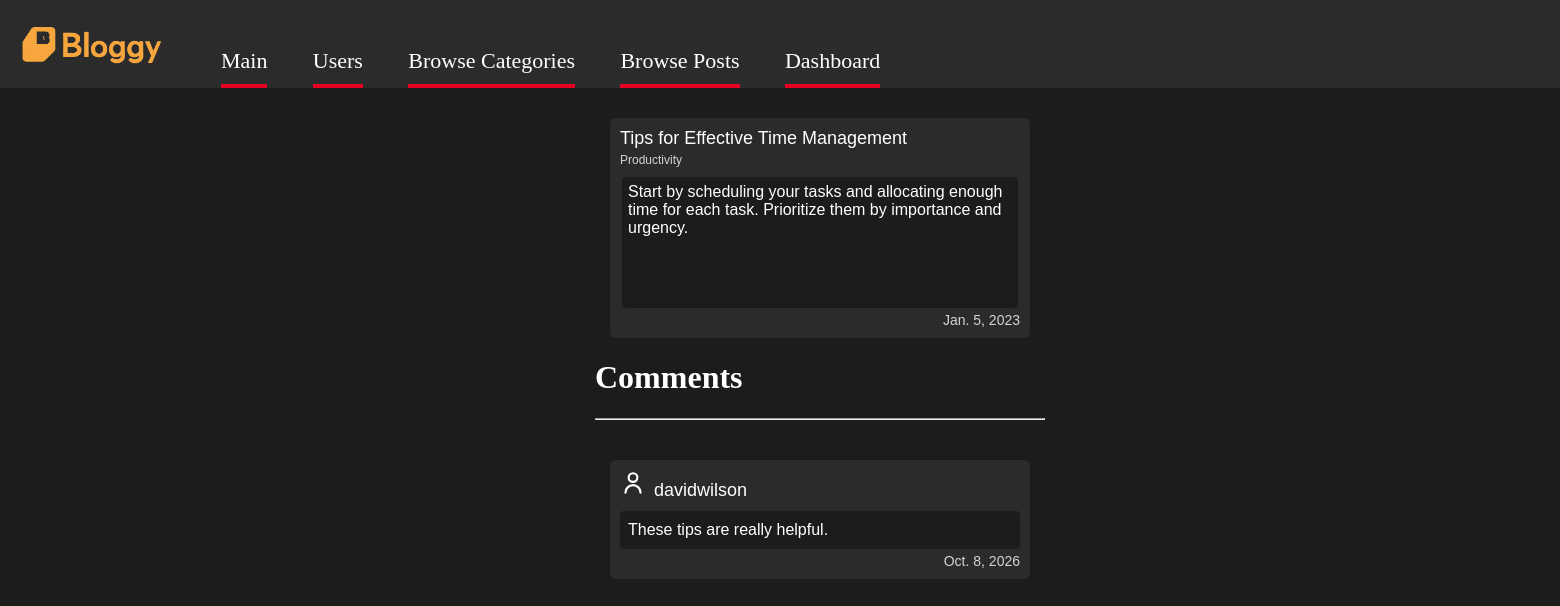
The page /posts/post/2 on the database its author committed.
### blogs/models.py (models this page shows)
class Post(models.Model):
    category = models.ForeignKey(Category, on_delete=models.CASCADE)
    title = models.CharField(max_length=50)
    content = models.TextField()
    date_published = models.DateField()

class Category(models.Model):
    name = models.CharField(max_length=50)

class Comment(models.Model):
    post_id = models.ForeignKey(Post, on_delete=models.CASCADE)
    user_id = models.ForeignKey(User, on_delete=models.CASCADE)
    content = models.TextField()
    date_published = models.DateField()

### blogs/views.py (the view)
# urls.py: path('posts/post/<int:id>', views.post, name='post'),
def post(request, id):
   post = Post.objects.select_related().get(id=id)
   comments = Comment.objects.filter(post_id=id)
   template = loader.get_template('post.html')
   context = {
      'post' : post,
      'comments': comments,
   }
   return HttpResponse(template.render(context, request))

### blogs/templates/post.html (shortened to what this page needs)
{% extends 'master.html' %}
{% block body %}
<div class="grid-item">
    <div class="title">{{ post.title }}</div>
    <div class="category">{{ post.category.name }}</div>
    <div class="content">{{ post.content }}</div>
    <div class="date">{{ post.date_published }}</div>
</div>
<div class="divider">
    <h1>Comments</h1>
    <hr>
</div>
{% for comment in comments %}
<div class="comment-item">
    <div class="commentor">{{ comment.user_id.username }}</div>
    <div class="content">{{ comment.content }}</div>
    <div class="date">{{ comment.date_published }}</div>
</div>
{% endfor %}
{% endblock %}

### blogs/static/blogs/css/root.css (style rules this page uses)
h1, h2 { color: white; }
body { margin: 0; background-color: #1c1c1c }

### blogs/static/blogs/css/posts.css (style rules this page uses)
.grid-item { display: flex; width: 400px; height: 200px; background-color: #2b2b2b; color: white; padding: 10px; flex-direction: column; align-items: left; font-size: 18px; margin: 0 auto 10px; border-radius: 6px; font-family: 'Arial'; }
.title { font-size: 18px; }
.category { font-size: 12px; color: lightgray; margin: 4px 0 10px; }
.content { width: 96%; height: 120px; padding: 6px; margin: 0 auto; border-radius: 4px; background-color: #1c1c1c; font-size: 16px; }
.date { direction: rtl; font-size: 14px; margin-top: 4px; color: lightgray; }
.divider { width: 450px; margin: 0 auto 40px; color: white; }
.comment-item { display: flex; width: 400px; height: auto; background-color: #2b2b2b; color: white; padding: 10px; flex-direction: column; align-items: left; font-size: 18px; margin: 0 auto 10px; text-decoration: none; border-radius: 6px; font-family: 'Arial'; }
.comment-item .content { height: auto; margin-top: 10px; padding: 10px 8px; }

### rows shown on the page
Post: title "Tips for Effective Time Management", category.name "Productivity", content "Start by scheduling your tasks and allocating enough time for each task. Prioritize them by importance and urgency.", date_published "Jan. 5, 2023"
Comment: user_id.username "davidwilson", content "These tips are really helpful.", date_published "Oct. 8, 2026"
